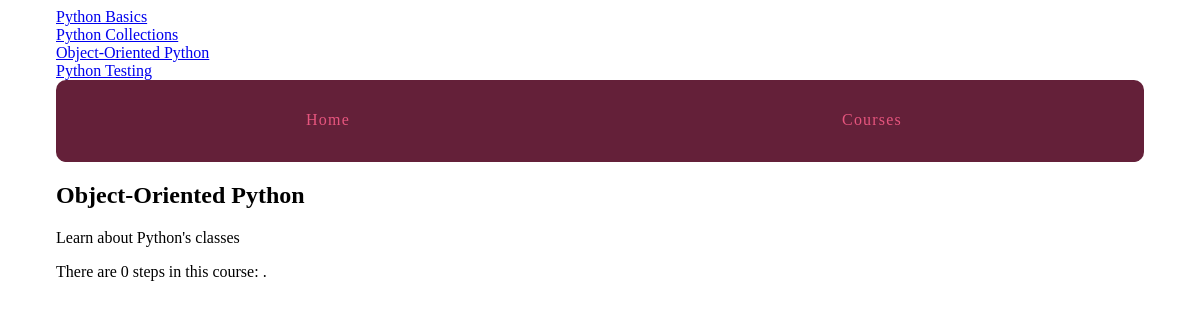
Page /courses/3/ on the committed database.
### courses/models.py (models this page shows, shortened)
class Course(models.Model):
    created_at = models.DateTimeField(auto_now_add=True)
    title = models.CharField(max_length=255)
    description = models.TextField()

### courses/views.py (the view)
# urls.py: url(r'(?P<pk>\d+)/$', views.course_detail, name='detail'),
def course_detail(request, pk):
    course = get_object_or_404(Course, pk=pk)
    return render(request, 'courses/course_detail.html', {'course': course})

### courses/templatetags/course_extras.py (called while the page is built)
@register.inclusion_tag('courses/course_nav.html')
def nav_courses_list():
    courses = Course.objects.all()
    return {'courses': courses}

@register.filter('markdown_to_html')
def markdown_to_html(markdown_text):
    html_body = markdown2.markdown(markdown_text)
    return mark_safe(html_body)

### courses/templates/courses/course_detail.html (shortened to what this page needs)
{% extends "layout.html" %}
{% load humanize course_extras %}
{% block content %}
<article>
    <h2>{{ course.title }}</h2>
    {{ course.description|markdown_to_html }}
    <p>There are {{ course.step_set.all.count|apnumber }} step{{ course.step_set.all.count|pluralize }} in this course: {{ course.step_set.all|join:", " }}.</p>
</article>
{% endblock %}

### courses/templates/courses/course_nav.html
{% for course in courses %}
    <div><a href="{% url 'courses:detail' pk=course.pk %}">{{ course.title }}</a></div>
{% endfor %}

### assets/css/layout.css (style rules this page uses)
html { box-sizing: border-box; }
*, *::after, *::before { box-sizing: inherit; }

### rows in the picture
Course: title "Python Basics"
Course: title "Python Collections"
Course: title "Object-Oriented Python", description "Learn about Python's classes", step_set.all.count|apnumber "0"
Course: title "Python Testing"
